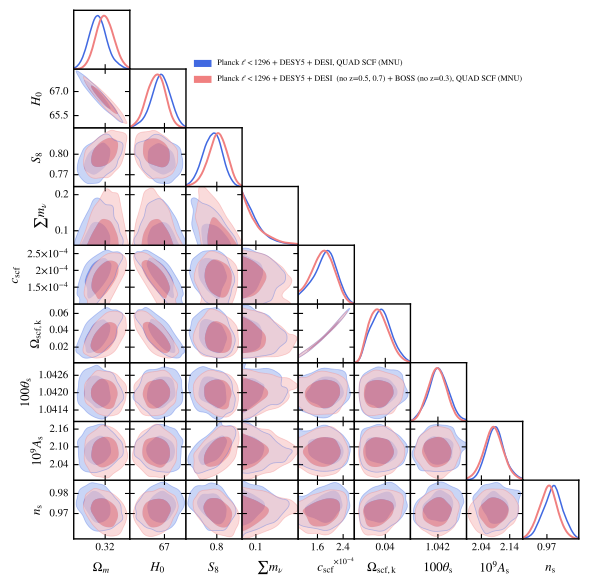

This figure's Python source:
import getdist.plots as gplot
from getdist import MCSamples
from getdist import loadMCSamples
import os
import matplotlib
import subprocess
import matplotlib.pyplot as plt
import numpy as np

# GENERAL PLOT OPTIONS
matplotlib.rcParams['mathtext.fontset'] = 'stix'
matplotlib.rcParams['font.family'] = 'STIXGeneral'
matplotlib.rcParams['mathtext.rm'] = 'Bitstream Vera Sans'
matplotlib.rcParams['mathtext.it'] = 'Bitstream Vera Sans:italic'
matplotlib.rcParams['mathtext.bf'] = 'Bitstream Vera Sans:bold'
matplotlib.rcParams['xtick.bottom'] = True
matplotlib.rcParams['xtick.top'] = False
matplotlib.rcParams['ytick.right'] = False
matplotlib.rcParams['axes.edgecolor'] = 'black'
matplotlib.rcParams['axes.linewidth'] = '1.0'
matplotlib.rcParams['axes.labelsize'] = 'medium'
matplotlib.rcParams['axes.grid'] = True
matplotlib.rcParams['grid.linewidth'] = '0.0'
matplotlib.rcParams['grid.alpha'] = '0.18'
matplotlib.rcParams['grid.color'] = 'lightgray'
matplotlib.rcParams['legend.labelspacing'] = 0.77
matplotlib.rcParams['savefig.bbox'] = 'tight'
matplotlib.rcParams['savefig.format'] = 'pdf'

parameter = [u'omegam2', u'H0', u'SS8',u'm_ncdm',u'scf_c',u'Omega0_scf_ke',u'theta_s_1e2',u'As_1e9',u'n_s']
chaindir=r'./'

analysissettings={'smooth_scale_1D':0.45,'smooth_scale_2D':0.45,
'ignore_rows': u'0.5','range_confidence' : u'0.025'}

analysissettings2={'smooth_scale_1D':0.45,'smooth_scale_2D':0.45,
'ignore_rows': u'0.0','range_confidence' : u'0.025'}


root_chains = (
  'EXAMPLE_MCMC8040',
  'EXAMPLE_MCMC9040'
)

# --------------------------------------------------------------------------------
samples=loadMCSamples(chaindir + root_chains[0],settings=analysissettings)
p = samples.getParams()
samples.addDerived(p.omegan+(p.omegach2+p.omegabh2)/(p.H0/100.)/(p.H0/100.),name='omegam2',label='{\\Omega_m}')
samples.addDerived(p.sigma8*np.sqrt(p.omegan+(p.omegach2+p.omegabh2)/(p.H0/100.)/(p.H0/100.))/0.5477225575,name='SS8',label='{S_8}')
samples.addDerived(p.chi2__planck_2018_lowl.TT+p.chi2__planck_2018_lowl.EE+p.chi2__planck_2018_highl_plik.TTTEEE,name='chi2_cmb2',label='{\\chi^2_{\\rm CMB}}')
samples.addDerived(p.chi2__sn.desy5,name='chi2_sn2',label='{\\chi^2_{\\rm SN}}')
samples.saveAsText(chaindir + '/.VM_PKIM4v3_TMP1')
# --------------------------------------------------------------------------------
samples=loadMCSamples(chaindir + root_chains[1],settings=analysissettings)
p = samples.getParams()
samples.addDerived(p.omegan+(p.omegach2+p.omegabh2)/(p.H0/100.)/(p.H0/100.),name='omegam2',label='{\\Omega_m}')#sigma8
samples.addDerived(p.sigma8*np.sqrt(p.omegan+(p.omegach2+p.omegabh2)/(p.H0/100.)/(p.H0/100.))/0.5477225575,name='SS8',label='{S_8}')
samples.addDerived(p.chi2__planck_2018_lowl.TT+p.chi2__planck_2018_lowl.EE+p.chi2__planck_2018_highl_plik.TTTEEE,name='chi2_cmb2',label='{\\chi^2_{\\rm CMB}}')
samples.addDerived(p.chi2__sn.desy5,name='chi2_sn2',label='{\\chi^2_{\\rm SN}}')
samples.addDerived(p.chi2__bao.desi_y1,name='chi2_bao',label='{\\chi^2_{\\rm BAO}}')
samples.saveAsText(chaindir + '/.VM_PKIM4v3_TMP2')

#GET DIST PLOT SETUP
g=gplot.getSubplotPlotter(chain_dir=chaindir,
analysis_settings=analysissettings2,width_inch=6.0)
g.settings.lw_contour = 1.2
g.settings.legend_rect_border = False
g.settings.figure_legend_frame = False
g.settings.axes_fontsize = 13.5
g.settings.legend_fontsize = 11.5
g.settings.alpha_filled_add = 0.7
g.settings.lab_fontsize=15
g.legend_labels=False

param_3d = None
g.triangle_plot(['.VM_PKIM4v3_TMP1','.VM_PKIM4v3_TMP2'],parameter,
plot_3d_with_param=param_3d,line_args=[
{'lw': 1.1,'ls': 'solid', 'color':'royalblue'},
{'lw': 1.4,'ls': 'solid', 'color':'lightcoral'},
{'lw': 1.7,'ls': '-.', 'color':'grey'},
{'lw': 1.0,'ls': 'dashed', 'color':'black'},
],
contour_colors=['royalblue','lightcoral','grey','black'],
filled=[True,True,False,False,False],
legend_labels=[
  'Planck $\\ell < 1296$ + DESY5 + DESI, QUAD SCF (MNU)', 
  'Planck $\\ell < 1296$ + DESY5 + DESI  (no z=0.5, 0.7) + BOSS (no z=0.3), QUAD SCF (MNU)', 
],
contour_ls=['solid', 'solid', '-.', 'dashed'],
contour_lws=[1.1, 1.4, 1.7, 1.0],
legend_loc=(0.325,0.85),
imax_shaded=0)
g.export()
